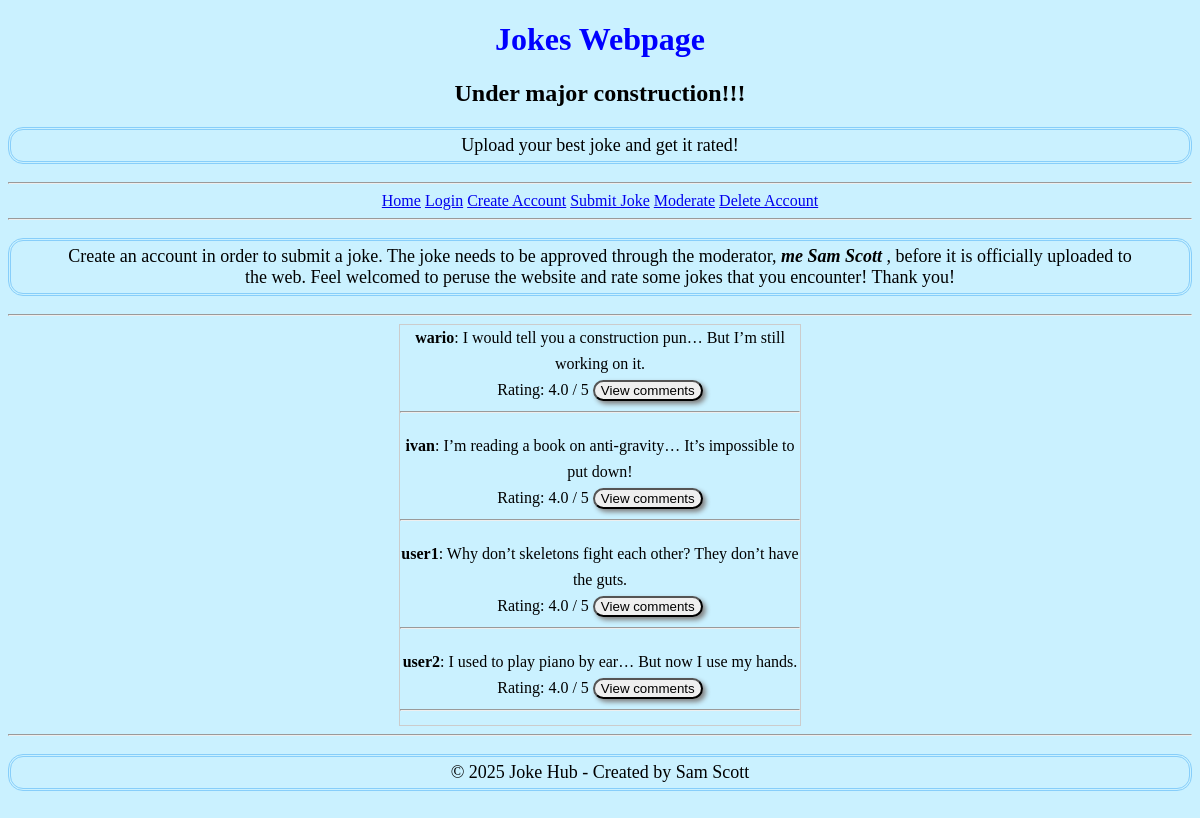
The page / on the database its author committed.
### tables this page shows
CREATE TABLE jokes (  -- jokes table for users to insert jokes
                id INTEGER PRIMARY KEY AUTOINCREMENT,
                content TEXT NOT NULL,
                timestamp TEXT NOT NULL,
                user_id INTEGER, --replacing this use instead of username
                rating REAL DEFAULT 0, 
                approved INTEGER DEFAULT 0,
                FOREIGN KEY(user_id) REFERENCES users(id) ON DELETE CASCADE 
                --Setting up the table with ON DELETE CASCADE, then deleting the user will automatically delete all related data(which is what we want!) 
            );

CREATE TABLE users ( --users table 
                id INTEGER PRIMARY KEY AUTOINCREMENT, 
                username TEXT UNIQUE NOT NULL,
                password TEXT NOT NULL,
                is_admin INTEGER DEFAULT 0
              );

### app.py (the view)
@app.route("/", methods=['GET', 'POST'])
def index():
    conn = sqlite3.connect('jokes.db')
    conn.row_factory = sqlite3.Row
    c = conn.cursor()
    c.execute('''
               SELECT "jokes"."content", "jokes"."rating", "users"."username","jokes"."user_id", "jokes"."id"
               FROM "jokes"
               LEFT JOIN "users" ON "jokes"."user_id" = "users"."id"
               WHERE "jokes"."approved" = 1
               ORDER BY "jokes"."rating" DESC
            ''')
    jokes = c.fetchall()
    c.execute('''
            SELECT "ratings"."joke_id", "ratings"."comment", "ratings"."rating", "users"."username"
            FROM "ratings"
            JOIN "users" ON "ratings"."user_id" = "users"."id"
            '''
            )
    comments = c.fetchall()
    joke_comments = {}
    for row in comments:
        joke_id = row['joke_id']
        if joke_id not in joke_comments:
            joke_comments[joke_id] = []
        joke_comments[joke_id].append({
            'username': row['username'],
            'rating': row['rating'],
            'comment': row['comment']
        })
    conn.close()
    return render_template('index.html', jokes=jokes, username=session.get('username'), joke_comments=joke_comments)

### templates/index.html (shortened to what this page needs)
<!DOCTYPE html>
<html lang="en">
<head>
    <link rel="stylesheet" href="{{ url_for('static', filename='css/index.css') }}">
</head>
<body>
    <header>
        <h1> Jokes Webpage </h1>
        <h2>Under major construction!!!</h2>
        <div class="subtitle">
            <p>Upload your best joke and get it rated!</p>
        </div>
        <hr>
    </header>
    <nav>
        <div class="hyperlinks">
        <a href="/">Home</a>
        <a href="/login">Login</a>
        <a href="/create_account">Create Account</a>
        <a href="/submit_joke">Submit Joke</a>
        <a href="/moderate">Moderate</a>
        <a href="/delete_account">Delete Account</a>
        </div>
        <hr>
    </nav>
    <p> Create an account in order to submit a joke. The joke needs to be approved through
        the moderator, <em> <b> me Sam Scott </b> </em>, before it is officially uploaded to the web. Feel
    welcomed to peruse the website and rate some jokes that you encounter! Thank you! </p>
    <hr>
    <main>
            <div class="scroll-box">
                {% for joke in jokes %}
                    <div class="joke-space">
                        <strong>{{ joke[2] }}</strong>: {{ joke[0] }}<br>
                        Rating: {{ joke[1] or 0 }} / 5  <a href ="{{ url_for('joke_detail', joke_id=joke[3]) }}"> <button>View comments</button></a>
                        <hr>
                    </div>
                {% endfor %}
            </div>
    </main>
    <footer>
        <hr>
        <p>&copy; 2025 Joke Hub - Created by Sam Scott </p>
    </footer>
</body>
</html>

### static/css/index.css (style rules this page uses)
body { background-color:rgb(202, 241, 255); text-align: center; }
h1 { color: blue; }
p { font-size: 18px; padding: 5px 50px 5px 50px; border: 3px double lightskyblue; border-radius: 15px; }
main { display: flex; justify-content: center; align-items: center; flex-direction: column; }
button { border-radius: 15px; box-shadow: 3px 3px 5px grey; }
.scroll-box { height:400px; width:400px; border:1px solid #ccc; font:16px/26px Georgia, Garamond, Serif; overflow:auto; }
.joke-space { margin-bottom: 20px; }

### rows shown on the page
jokes: username "wario", content "I would tell you a construction pun… But I’m still working on it.", rating "4.0"
jokes: username "ivan", content "I’m reading a book on anti-gravity… It’s impossible to put down!", rating "4.0"
jokes: username "user1", content "Why don’t skeletons fight each other? They don’t have the guts.", rating "4.0"
jokes: username "user2", content "I used to play piano by ear… But now I use my hands.", rating "4.0"
